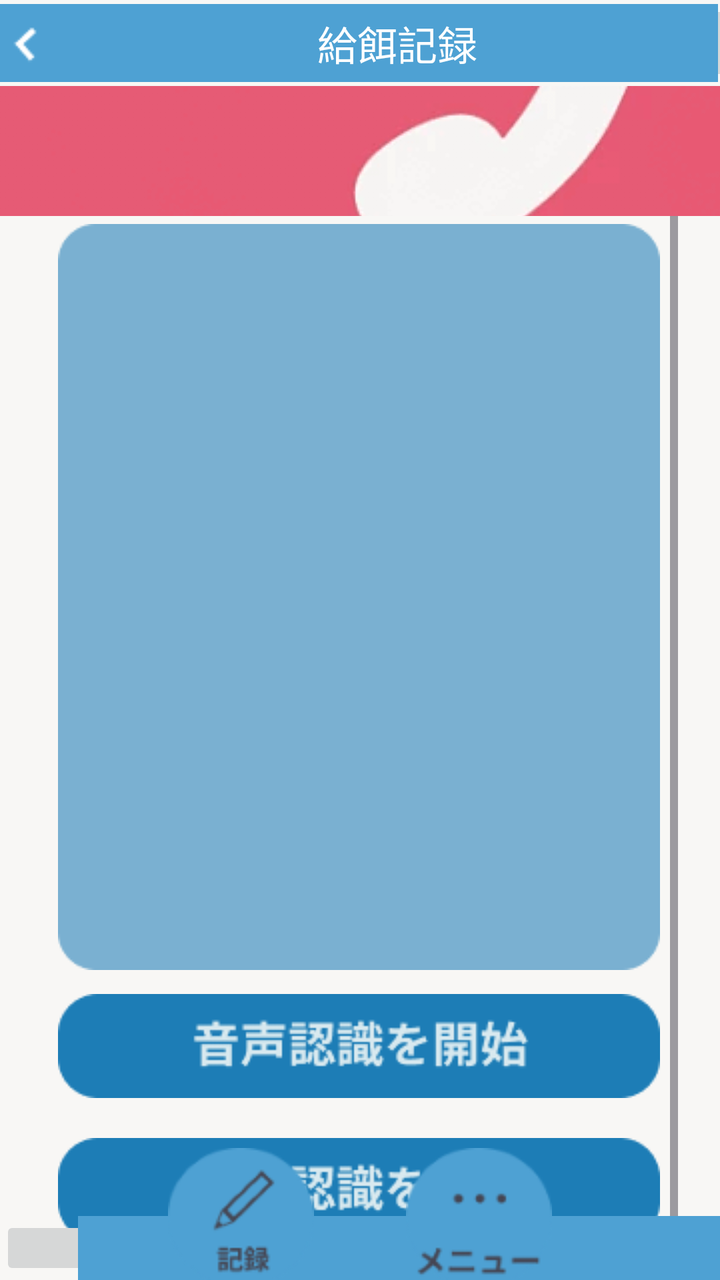
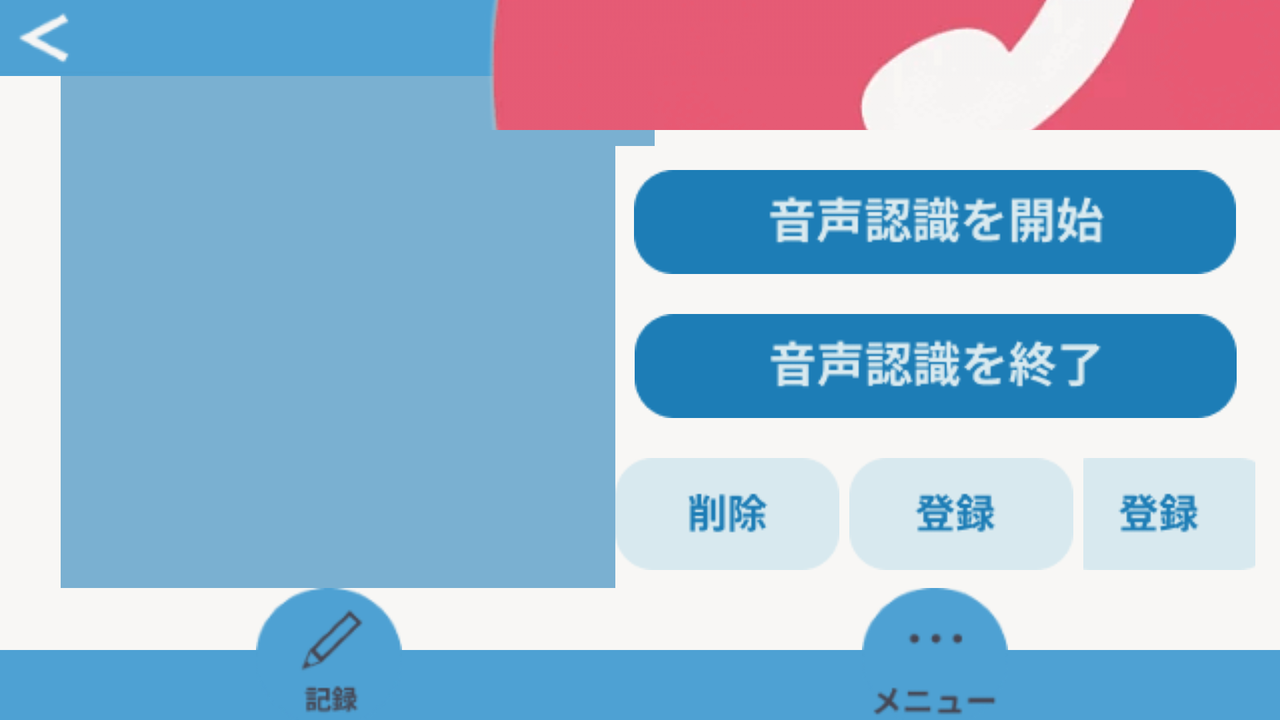

Compare how this app lays out the same screen by default and in its alternative resource folder. The renders come first, then the two layout files and the values they reference.
<!-- AndroidManifest.xml: application theme Theme.ProjectBD2024 -->
<!-- res/layout/activity_feeding_records_voice.xml -->
<?xml version="1.0" encoding="utf-8"?>
<androidx.constraintlayout.widget.ConstraintLayout xmlns:android="http://schemas.android.com/apk/res/android"
    xmlns:app="http://schemas.android.com/apk/res-auto"
    xmlns:tools="http://schemas.android.com/tools"
    android:id="@+id/main"
    android:layout_width="match_parent"
    android:layout_height="match_parent"
    android:background="#F8F7F5"
    tools:context=".VoiceActivity">

    <ScrollView
        android:id="@+id/scrollView"
        android:layout_width="319dp"
        android:layout_height="559dp"
        android:orientation="vertical"
        android:layout_gravity="center_horizontal"
        app:layout_constraintEnd_toEndOf="parent"
        app:layout_constraintHorizontal_bias="0.49"
        app:layout_constraintStart_toStartOf="parent"
        app:layout_constraintTop_toBottomOf="@+id/contact">

        <LinearLayout
            android:layout_width="319dp"
            android:layout_height="559dp"
            android:background="#F8F7F5"
            android:orientation="vertical"
            app:layout_constraintEnd_toEndOf="parent"
            app:layout_constraintHorizontal_bias="0.49"
            app:layout_constraintStart_toStartOf="parent"
            app:layout_constraintTop_toBottomOf="@+id/contact"
            tools:ignore="RedundantNamespace">

            <ImageButton
                android:id="@+id/imageButton7"
                android:layout_width="wrap_content"
                android:layout_height="wrap_content"
                android:layout_gravity="center_horizontal"
                android:layout_marginTop="4dp"
                android:background="#00000000"
                android:padding="0dp"
                android:src="@drawable/middle_bg"
                app:layout_constraintEnd_toEndOf="parent"
                app:layout_constraintStart_toStartOf="parent"
                app:layout_constraintTop_toBottomOf="@+id/contact"
                tools:ignore="ContentDescription,MissingConstraints,SpeakableTextPresentCheck" />

            <ImageButton
                android:id="@+id/strVoice"
                android:layout_width="wrap_content"
                android:layout_height="wrap_content"
                android:layout_gravity="center_horizontal"
                android:layout_marginTop="12dp"
                android:background="#00000000"
                android:padding="0dp"
                android:src="@drawable/memo_button1"
                app:layout_constraintEnd_toEndOf="parent"
                app:layout_constraintStart_toStartOf="parent"
                tools:ignore="ContentDescription,MissingConstraints,SpeakableTextPresentCheck" />

            <ImageButton
                android:id="@+id/endVoice"
                android:layout_width="wrap_content"
                android:layout_height="wrap_content"
                android:layout_gravity="center_horizontal"
                android:background="#00000000"
                android:padding="20dp"
                android:src="@drawable/memo_button2"
                app:layout_constraintEnd_toEndOf="parent"
                app:layout_constraintStart_toStartOf="parent"
                tools:ignore="ContentDescription,MissingConstraints,SpeakableTextPresentCheck"
                tools:layout_editor_absoluteY="567dp" />

            <LinearLayout
                android:layout_width="match_parent"
                android:layout_height="70dp"
                android:layout_gravity="center_horizontal"
                android:orientation="horizontal">

                <ImageButton
                    android:layout_width="wrap_content"
                    android:layout_height="wrap_content"
                    android:background="#00000000"
                    android:padding="0dp"
                    android:src="@drawable/button_s1"
                    app:layout_constraintStart_toStartOf="parent"
                    tools:ignore="ContentDescription,MissingConstraints,SpeakableTextPresentCheck" />

                <ImageButton
                    android:id="@+id/saveButton"
                    android:layout_width="wrap_content"
                    android:layout_height="wrap_content"
                    android:background="#00000000"
                    android:padding="0dp"
                    android:src="@drawable/button_s2"
                    app:layout_constraintEnd_toEndOf="parent"
                    app:layout_constraintTop_toBottomOf="@+id/strVoice"
                    tools:ignore="ContentDescription,MissingConstraints,SpeakableTextPresentCheck" />

                <Button
                    android:id="@+id/nextButton"
                    android:layout_width="wrap_content"
                    android:layout_height="wrap_content"
                    android:layout_weight="1"
                    android:text="保存したCSVへ"
                    tools:ignore="HardcodedText,InefficientWeight" />

            </LinearLayout>

        </LinearLayout>
    </ScrollView>

    <ImageButton
        android:id="@+id/imageButton2"
        android:layout_width="437dp"
        android:layout_height="43dp"
        android:padding="0dp"
        android:src="@drawable/navi_top"
        app:layout_constraintEnd_toEndOf="parent"
        app:layout_constraintHorizontal_bias="0.521"
        app:layout_constraintStart_toStartOf="parent"
        tools:ignore="ContentDescription,MissingConstraints,SpeakableTextPresentCheck"
        tools:layout_editor_absoluteY="0dp" />


    <ImageButton
        android:layout_width="438dp"
        android:layout_height="32dp"
        android:padding="0dp"
        android:src="@drawable/navi_under"
        app:layout_constraintBottom_toBottomOf="parent"
        app:layout_constraintEnd_toEndOf="parent"
        app:layout_constraintHorizontal_bias="0.0"
        app:layout_constraintStart_toStartOf="parent"
        tools:ignore="ContentDescription,SpeakableTextPresentCheck" />

    <ImageButton
        android:id="@+id/back"
        android:layout_width="wrap_content"
        android:layout_height="wrap_content"
        android:background="#00000000"
        android:padding="0dp"
        android:src="@drawable/back"
        app:layout_constraintBottom_toBottomOf="@+id/imageButton2"
        app:layout_constraintStart_toStartOf="parent"
        app:layout_constraintTop_toTopOf="parent"
        tools:ignore="ContentDescription,TouchTargetSizeCheck,SpeakableTextPresentCheck" />

    <TextView
        android:id="@+id/textView2"
        android:layout_width="wrap_content"
        android:layout_height="wrap_content"
        android:text="給餌記録"
        android:textColor="#FFFFFF"
        android:textSize="20sp"
        app:layout_constraintBottom_toBottomOf="@+id/imageButton2"
        app:layout_constraintEnd_toEndOf="@+id/imageButton2"
        app:layout_constraintStart_toStartOf="parent"
        app:layout_constraintTop_toTopOf="parent"
        tools:ignore="HardcodedText,MissingConstraints" />

    <ImageButton
        android:id="@+id/contact"
        android:layout_width="wrap_content"
        android:layout_height="65dp"
        android:background="#00000000"
        android:padding="0dp"
        android:src="@drawable/phone"
        app:layout_constraintEnd_toEndOf="parent"
        app:layout_constraintTop_toBottomOf="@+id/imageButton2"
        tools:ignore="ContentDescription,MissingConstraints,SpeakableTextPresentCheck" />

    <ImageButton
        android:id="@+id/btnVoice"
        android:layout_width="wrap_content"
        android:layout_height="wrap_content"
        android:layout_marginStart="84dp"
        android:background="#00000000"
        android:padding="0dp"
        android:src="@drawable/navi_button1"
        app:layout_constraintBottom_toBottomOf="parent"
        app:layout_constraintStart_toStartOf="parent"
        tools:ignore="ContentDescription,MissingConstraints,SpeakableTextPresentCheck" />

    <ImageButton
        android:id="@+id/btnMenu"
        android:layout_width="wrap_content"
        android:layout_height="wrap_content"
        android:layout_marginEnd="84dp"
        android:background="#00000000"
        android:padding="0dp"
        android:src="@drawable/navi_button2"
        app:layout_constraintBottom_toBottomOf="parent"
        app:layout_constraintEnd_toEndOf="parent"
        tools:ignore="ContentDescription,SpeakableTextPresentCheck" />

    <LinearLayout
        android:id="@+id/linearLayout"
        android:layout_width="268dp"
        android:layout_height="361dp"
        android:orientation="vertical"
        app:layout_constraintEnd_toEndOf="parent"
        app:layout_constraintHorizontal_bias="0.49"
        app:layout_constraintStart_toStartOf="parent"
        app:layout_constraintTop_toBottomOf="@+id/contact"
        tools:ignore="RedundantNamespace">

        <TextView
            android:id="@+id/textMemo"
            android:layout_width="match_parent"
            android:layout_height="340dp"
            android:layout_marginTop="15dp"
            android:textColor="#FFFFFF"
            android:textSize="16sp"
            tools:ignore="HardcodedText" />

    </LinearLayout>



</androidx.constraintlayout.widget.ConstraintLayout>
<!-- resources referenced by this layout -->
<resources>
  <!-- drawable back: png bitmap (drawable, 510 bytes) -->
  <!-- drawable button_s1: png bitmap (drawable, 1783 bytes) -->
  <!-- drawable button_s2: png bitmap (drawable, 1980 bytes) -->
  <!-- drawable memo_button1: png bitmap (drawable, 4239 bytes) -->
  <!-- drawable memo_button2: png bitmap (drawable, 4236 bytes) -->
  <!-- drawable middle_bg: png bitmap (drawable, 2023 bytes) -->
  <!-- drawable navi_button1: png bitmap (drawable, 3920 bytes) -->
  <!-- drawable navi_button2: png bitmap (drawable, 3163 bytes) -->
  <!-- drawable navi_top: png bitmap (drawable, 268 bytes) -->
  <!-- drawable navi_under: png bitmap (drawable, 301 bytes) -->
  <!-- drawable phone: png bitmap (drawable, 61895 bytes) -->
  <style name="Theme.ProjectBD2024" parent="Base.Theme.ProjectBD2024" />
  <style name="Base.Theme.ProjectBD2024" parent="Theme.Material3.DayNight.NoActionBar">
          
          
      </style>
</resources>
<!-- res/layout-land/activity_feeding_records_voice.xml (the repository's variant of the layout above) -->
<!-- drawn on the phone turned sideways -->
<?xml version="1.0" encoding="utf-8"?>
<androidx.constraintlayout.widget.ConstraintLayout xmlns:android="http://schemas.android.com/apk/res/android"
    xmlns:app="http://schemas.android.com/apk/res-auto"
    xmlns:tools="http://schemas.android.com/tools"
    android:id="@+id/main"
    android:layout_width="match_parent"
    android:layout_height="match_parent"
    android:background="#F8F7F5"
    tools:context=".VoiceActivity">

    <ImageButton
        android:id="@+id/imageButton7"
        android:layout_width="297dp"
        android:layout_height="294dp"
        android:layout_gravity="center_horizontal"
        android:background="#00000000"
        android:padding="0dp"
        android:src="@drawable/middle_bg"
        app:layout_constraintEnd_toEndOf="parent"
        app:layout_constraintHorizontal_bias="0.088"
        app:layout_constraintStart_toStartOf="parent"
        tools:ignore="ContentDescription,MissingConstraints,SpeakableTextPresentCheck"
        tools:layout_editor_absoluteY="66dp" />

    <ScrollView
        android:id="@+id/scrollView"
        android:layout_width="278dp"
        android:layout_height="290dp"
        android:layout_gravity="center_horizontal"
        android:elevation="2dp"
        android:orientation="vertical"

        app:layout_constraintBottom_toBottomOf="parent"
        app:layout_constraintEnd_toEndOf="parent"
        app:layout_constraintHorizontal_bias="0.103"
        app:layout_constraintStart_toStartOf="parent"
        app:layout_constraintTop_toTopOf="parent"
        app:layout_constraintVertical_bias="0.578">


        <TextView
            android:id="@+id/text1"
            android:layout_width="match_parent"
            android:layout_height="wrap_content"
            android:layout_marginTop="15dp"
            android:textColor="#FFFFFF"
            android:textSize="16sp"
            tools:ignore="HardcodedText" />
    </ScrollView>

    <LinearLayout
        android:layout_width="320dp"
        android:layout_height="249dp"
        android:layout_marginTop="8dp"
        android:background="#F8F7F5"
        android:orientation="vertical"
        app:layout_constraintEnd_toEndOf="parent"
        app:layout_constraintHorizontal_bias="0.961"
        app:layout_constraintStart_toStartOf="parent"
        app:layout_constraintTop_toBottomOf="@+id/contact"
        tools:ignore="RedundantNamespace">

        <ImageButton
            android:id="@+id/strVoice"
            android:layout_width="wrap_content"
            android:layout_height="wrap_content"
            android:layout_gravity="center_horizontal"
            android:layout_marginTop="12dp"
            android:background="#00000000"
            android:padding="0dp"
            android:src="@drawable/memo_button1"
            app:layout_constraintEnd_toEndOf="parent"
            app:layout_constraintStart_toStartOf="parent"
            tools:ignore="ContentDescription,MissingConstraints,SpeakableTextPresentCheck" />

        <ImageButton
            android:id="@+id/endVoice"
            android:layout_width="wrap_content"
            android:layout_height="wrap_content"
            android:layout_gravity="center_horizontal"
            android:background="#00000000"
            android:padding="20dp"
            android:src="@drawable/memo_button2"
            app:layout_constraintEnd_toEndOf="parent"
            app:layout_constraintStart_toStartOf="parent"
            tools:ignore="ContentDescription,MissingConstraints,SpeakableTextPresentCheck"
            tools:layout_editor_absoluteY="567dp" />

        <LinearLayout
            android:layout_width="match_parent"
            android:layout_height="70dp"
            android:layout_gravity="center_horizontal"
            android:orientation="horizontal">

            <ImageButton
                android:layout_width="wrap_content"
                android:layout_height="wrap_content"
                android:background="#00000000"
                android:padding="0dp"
                android:paddingEnd="5dp"
                android:src="@drawable/button_s1"
                app:layout_constraintStart_toStartOf="parent"
                tools:ignore="ContentDescription,MissingConstraints,SpeakableTextPresentCheck" />

            <ImageButton
                android:id="@+id/saveButton"
                android:layout_width="wrap_content"
                android:layout_height="wrap_content"
                android:background="#00000000"
                android:padding="0dp"
                android:paddingEnd="5dp"
                android:src="@drawable/button_s2"
                app:layout_constraintEnd_toEndOf="parent"
                app:layout_constraintTop_toBottomOf="@+id/strVoice"
                tools:ignore="ContentDescription,MissingConstraints,SpeakableTextPresentCheck" />

            <ImageButton
                android:id="@+id/nextButton"
                android:layout_width="wrap_content"
                android:layout_height="wrap_content"
                android:background="#00000000"
                android:padding="0dp"
                android:paddingEnd="5dp"
                android:src="@drawable/button_s2"
                app:layout_constraintEnd_toEndOf="parent"
                app:layout_constraintTop_toBottomOf="@+id/strVoice"
                tools:ignore="ContentDescription,MissingConstraints,SpeakableTextPresentCheck" />

        </LinearLayout>

    </LinearLayout>

    
    <ImageButton
        android:id="@+id/imageButton2"
        android:layout_width="733dp"
        android:layout_height="38dp"
        android:padding="0dp"
        android:src="@drawable/tab_var"
        app:layout_constraintEnd_toEndOf="parent"
        app:layout_constraintHorizontal_bias="0.521"
        app:layout_constraintStart_toStartOf="parent"
        tools:ignore="ContentDescription,MissingConstraints,SpeakableTextPresentCheck"
        tools:layout_editor_absoluteY="0dp" />

    <ImageButton
        android:id="@+id/back"
        android:layout_width="wrap_content"
        android:layout_height="wrap_content"
        android:background="#00000000"
        android:padding="0dp"
        android:src="@drawable/tab_back"
        app:layout_constraintBottom_toBottomOf="@+id/imageButton2"
        app:layout_constraintStart_toStartOf="parent"
        app:layout_constraintTop_toTopOf="parent"
        tools:ignore="ContentDescription,SpeakableTextPresentCheck,TouchTargetSizeCheck" />

    <TextView
        android:id="@+id/textView2"
        android:layout_width="wrap_content"
        android:layout_height="wrap_content"
        android:text="給餌記録"
        android:textColor="#FFFFFF"
        android:textSize="20sp"
        app:layout_constraintBottom_toBottomOf="@+id/imageButton2"
        app:layout_constraintEnd_toEndOf="@+id/imageButton2"
        app:layout_constraintStart_toStartOf="parent"
        app:layout_constraintTop_toTopOf="parent"
        tools:ignore="HardcodedText,MissingConstraints" />

    

    
    <ImageButton
        android:layout_width="734dp"
        android:layout_height="35dp"
        android:elevation="2dp"
        android:padding="0dp"
        android:src="@drawable/tab_var"
        app:layout_constraintBottom_toBottomOf="parent"
        app:layout_constraintEnd_toEndOf="parent"
        app:layout_constraintHorizontal_bias="0.0"
        app:layout_constraintStart_toStartOf="parent"
        tools:ignore="ContentDescription,SpeakableTextPresentCheck" />


    <ImageButton
        android:id="@+id/btnVoice"
        android:layout_width="wrap_content"
        android:layout_height="wrap_content"
        android:layout_marginStart="128dp"
        android:background="#00000000"
        android:elevation="2dp"
        android:padding="0dp"
        android:src="@drawable/navi_button1"
        app:layout_constraintBottom_toBottomOf="parent"
        app:layout_constraintStart_toStartOf="parent"
        tools:ignore="ContentDescription,MissingConstraints,SpeakableTextPresentCheck" />

    <ImageButton
        android:id="@+id/btnMenu"
        android:layout_width="wrap_content"
        android:layout_height="wrap_content"
        android:layout_marginEnd="136dp"
        android:background="#00000000"
        android:elevation="2dp"
        android:padding="0dp"
        android:src="@drawable/navi_button2"
        app:layout_constraintBottom_toBottomOf="parent"
        app:layout_constraintEnd_toEndOf="parent"
        tools:ignore="ContentDescription,SpeakableTextPresentCheck" />
    

    <ImageButton
        android:id="@+id/contact"
        android:layout_width="wrap_content"
        android:layout_height="65dp"
        android:background="#00000000"
        android:padding="0dp"
        android:src="@drawable/phone"
        app:layout_constraintEnd_toEndOf="parent"
        tools:ignore="ContentDescription,MissingConstraints,SpeakableTextPresentCheck"
        tools:layout_editor_absoluteY="43dp" />


</androidx.constraintlayout.widget.ConstraintLayout>
<!-- resources referenced by the variant -->
<!-- as the phone turned sideways resolves them -->
<resources>
  <!-- drawable button_s1: png bitmap (drawable, 1783 bytes) -->
  <!-- drawable button_s2: png bitmap (drawable, 1980 bytes) -->
  <!-- drawable memo_button1: png bitmap (drawable, 4239 bytes) -->
  <!-- drawable memo_button2: png bitmap (drawable, 4236 bytes) -->
  <!-- drawable middle_bg: png bitmap (drawable, 2023 bytes) -->
  <!-- drawable navi_button1: png bitmap (drawable, 3920 bytes) -->
  <!-- drawable navi_button2: png bitmap (drawable, 3163 bytes) -->
  <!-- drawable phone: png bitmap (drawable, 61895 bytes) -->
  <!-- drawable tab_back: png bitmap (drawable, 1157 bytes) -->
  <!-- drawable tab_var: png bitmap (drawable, 729 bytes) -->
  <style name="Theme.ProjectBD2024" parent="Base.Theme.ProjectBD2024" />
  <style name="Base.Theme.ProjectBD2024" parent="Theme.Material3.DayNight.NoActionBar">
          
          
      </style>
</resources>
